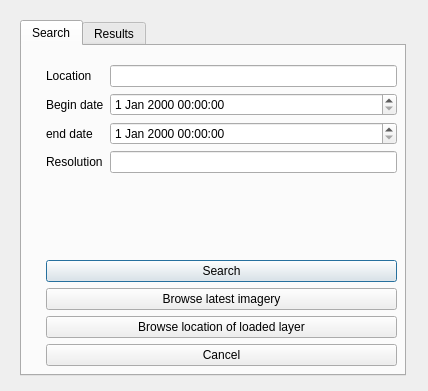
<?xml version="1.0" encoding="UTF-8"?>
<ui version="4.0">
 <class>Dialog</class>
 <widget class="QDialog" name="Dialog">
  <property name="geometry">
   <rect>
    <x>0</x>
    <y>0</y>
    <width>428</width>
    <height>391</height>
   </rect>
  </property>
  <property name="windowTitle">
   <string>Download Imagery</string>
  </property>
  <widget class="QTabWidget" name="tabWidget">
   <property name="geometry">
    <rect>
     <x>20</x>
     <y>20</y>
     <width>386</width>
     <height>356</height>
    </rect>
   </property>
   <property name="currentIndex">
    <number>0</number>
   </property>
   <widget class="QWidget" name="search_tab">
    <attribute name="title">
     <string>Search</string>
    </attribute>
    <widget class="QWidget" name="layoutWidget">
     <property name="geometry">
      <rect>
       <x>24</x>
       <y>19</y>
       <width>351</width>
       <height>301</height>
      </rect>
     </property>
     <layout class="QVBoxLayout" name="verticalLayout_2">
      <item>
       <layout class="QFormLayout" name="formLayout">
        <item row="0" column="0">
         <widget class="QLabel" name="label_2">
          <property name="text">
           <string>Location</string>
          </property>
         </widget>
        </item>
        <item row="0" column="1">
         <widget class="QLineEdit" name="lineEdit"/>
        </item>
        <item row="1" column="0">
         <widget class="QLabel" name="label_3">
          <property name="text">
           <string>Begin date</string>
          </property>
         </widget>
        </item>
        <item row="1" column="1">
         <widget class="QDateTimeEdit" name="sense_start_edit"/>
        </item>
        <item row="2" column="0">
         <widget class="QLabel" name="label_4">
          <property name="text">
           <string>end date</string>
          </property>
         </widget>
        </item>
        <item row="2" column="1">
         <widget class="QDateTimeEdit" name="sense_start_edit_2"/>
        </item>
        <item row="3" column="0">
         <widget class="QLabel" name="label_5">
          <property name="text">
           <string>Resolution</string>
          </property>
         </widget>
        </item>
        <item row="3" column="1">
         <widget class="QLineEdit" name="lineEdit_2"/>
        </item>
       </layout>
      </item>
      <item>
       <layout class="QVBoxLayout" name="verticalLayout">
        <item>
         <widget class="QPushButton" name="pushButton">
          <property name="text">
           <string>Search</string>
          </property>
         </widget>
        </item>
        <item>
         <widget class="QPushButton" name="pushButton_2">
          <property name="text">
           <string>Browse latest imagery</string>
          </property>
         </widget>
        </item>
        <item>
         <widget class="QPushButton" name="pushButton_3">
          <property name="text">
           <string>Browse location of loaded layer</string>
          </property>
         </widget>
        </item>
        <item>
         <widget class="QPushButton" name="pushButton_4">
          <property name="text">
           <string>Cancel</string>
          </property>
         </widget>
        </item>
       </layout>
      </item>
     </layout>
    </widget>
   </widget>
   <widget class="QWidget" name="results_tab">
    <attribute name="title">
     <string>Results</string>
    </attribute>
    <widget class="QLabel" name="label">
     <property name="geometry">
      <rect>
       <x>20</x>
       <y>20</y>
       <width>331</width>
       <height>16</height>
      </rect>
     </property>
     <property name="text">
      <string>Select below the imagery you want to download</string>
     </property>
    </widget>
    <widget class="QGraphicsView" name="graphicsView">
     <property name="geometry">
      <rect>
       <x>20</x>
       <y>50</y>
       <width>346</width>
       <height>211</height>
      </rect>
     </property>
    </widget>
    <widget class="QDialogButtonBox" name="buttonBox_2">
     <property name="geometry">
      <rect>
       <x>110</x>
       <y>280</y>
       <width>176</width>
       <height>27</height>
      </rect>
     </property>
     <property name="standardButtons">
      <set>QDialogButtonBox::Cancel|QDialogButtonBox::Ok</set>
     </property>
     <property name="centerButtons">
      <bool>false</bool>
     </property>
    </widget>
   </widget>
  </widget>
 </widget>
 <resources/>
 <connections/>
</ui>
